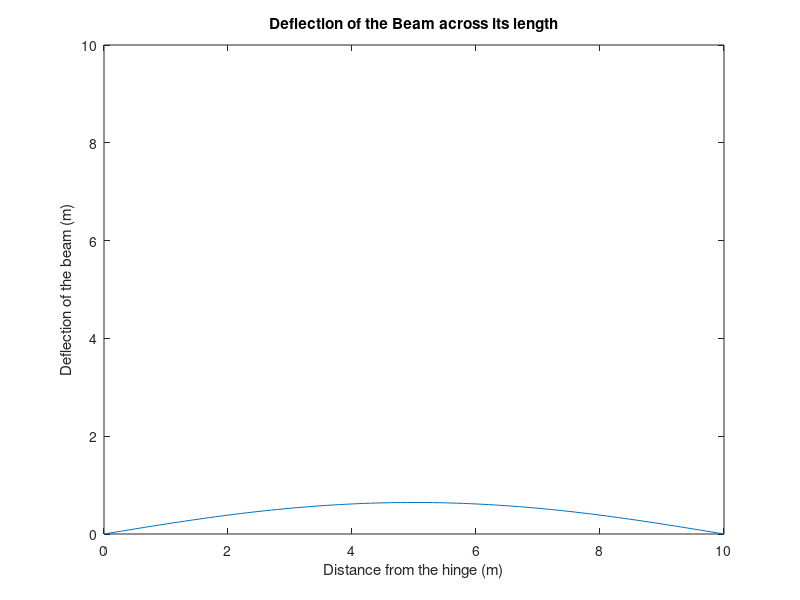

This chart was generated by the following MATLAB code:
%{
Name: Assignment 1: Problem 4.8
Date: 09/06/23
Class: CECS 271
Instructor: Minhthong Nguyen
Purpose: Calculate the deflection across a beam with a uniform load
Last Update: 09/07/2023
%}

%generate the x-axis data points a vector from 0 to 10  with a step size of 0.1
% a = sqrt(0.1)
% W EI/T^2 = 1 so we don't need to include it


% Formula: num/den + wx*lx
x = 0:0.1:10; 
num = cosh(sqrt(0.1)*(5-x(:)));    
den = cosh(sqrt(0.1)*5);
wx = 0.05*x(:);
lx = 10 - x(:);
y = (num(:)./den(:) - 1) + wx(:).*lx(:);

% Plot the Y vs X graph
plot(x,y)
axis([0 10 0 10]) %
title("Deflection of the Beam across its length")
xlabel("Distance from the hinge (m)")
ylabel("Deflection of the beam (m)")